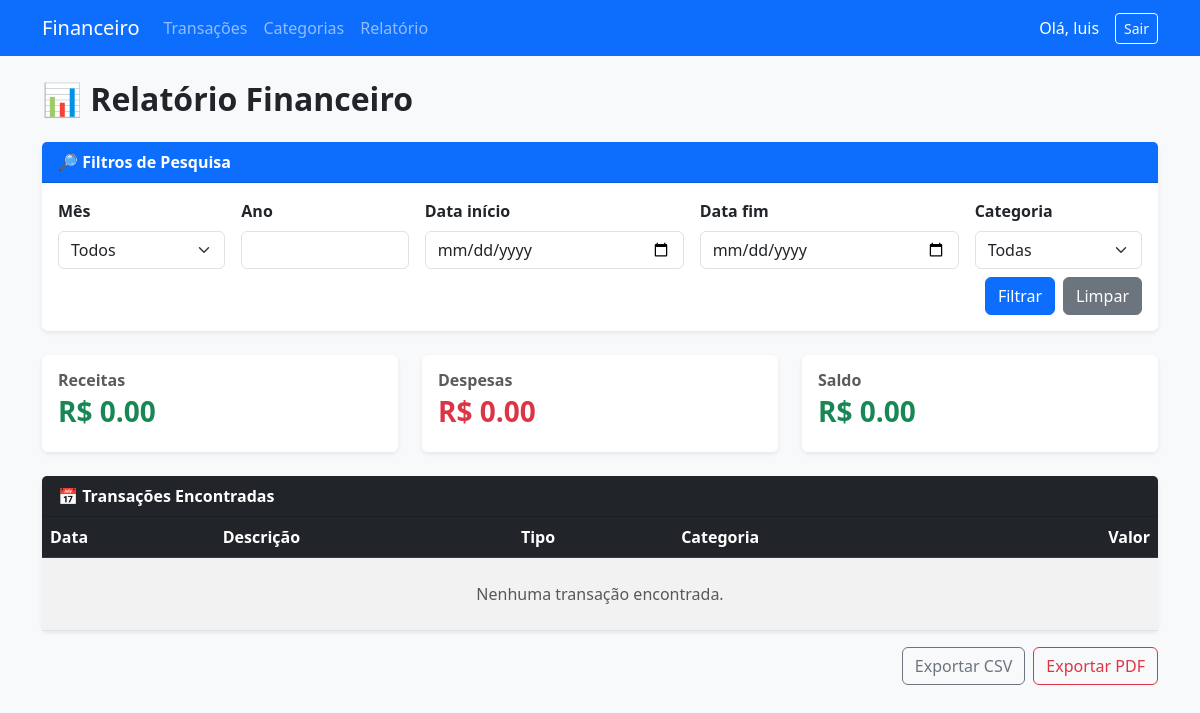
The page /relatorio/ (signed in) on the database as committed earlier.
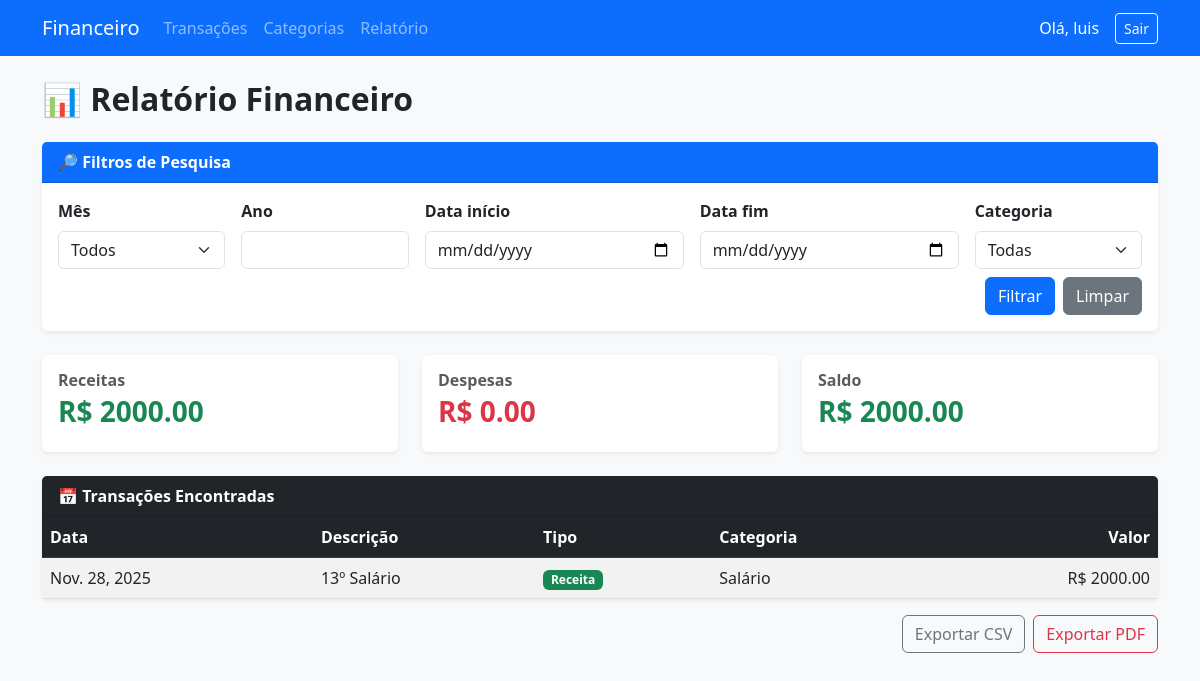
The same page on the database as committed later.
### transacoes/models.py (models this page shows, shortened)
class Transacao(models.Model):
    TIPO_CHOICES = (
        ("R", "Receita"),
        ("D", "Despesa"),
    )
    descricao = models.CharField(max_length=200)
    valor = models.DecimalField(max_digits=10, decimal_places=2)
    data = models.DateField()
    tipo = models.CharField(max_length=10, choices=TIPO_CHOICES)
    categoria = models.ForeignKey(Categoria, on_delete=models.PROTECT)

### categorias/models.py (models this page shows, shortened)
class Categoria(models.Model):
    STATUS_CHOICES = (
        ("Ativa", "Ativa"),
        ("Inativa", "Inativa"),
        ("Excluída", "Excluída"),
    )
    nome = models.CharField(max_length=100)
    status = models.CharField(max_length=20, choices=STATUS_CHOICES, default="Ativa")

### relatorios/views.py (the view, shortened to what this page needs)
# urls.py: path("relatorio/", include("relatorios.urls")),
@login_required
def relatorio(request):
    transacoes = Transacao.objects.all().order_by("-data")
    mes = request.GET.get("mes")
    ano = request.GET.get("ano")
    data_inicio = request.GET.get("data_inicio") or None
    data_fim = request.GET.get("data_fim") or None
    categoria = request.GET.get("categoria")
    if mes and ano:
        transacoes = transacoes.filter(
            data__month=int(mes),
            data__year=int(ano)
        )
    if data_inicio and data_inicio.strip():
        transacoes = transacoes.filter(data__gte=data_inicio)
    if data_fim and data_fim.strip():
        transacoes = transacoes.filter(data__lte=data_fim)
    if categoria:
        transacoes = transacoes.filter(categoria_id=categoria)
    total_receitas = transacoes.filter(tipo__iexact="R").aggregate(Sum("valor"))['valor__sum'] or 0
    total_despesas = transacoes.filter(tipo__iexact="D").aggregate(Sum("valor"))['valor__sum'] or 0
    saldo = total_receitas - total_despesas
    categorias = Categoria.objects.exclude(status="Excluída")
    return render(request, "relatorios/relatorio.html", {
        "transacoes": transacoes,
        "meses": MESES,
        "categorias": categorias,
        "total_receitas": total_receitas,
        "total_despesas": total_despesas,
        "saldo": saldo
    })

### relatorios/templates/relatorios/relatorio.html (shortened to what this page needs)
{% extends "core/base.html" %}
{% block conteudo %}
<h2 class="mb-4 fw-bold">📊 Relatório Financeiro</h2>
<div class="card shadow-sm border-0 mb-4">
    <div class="card-header bg-primary text-white fw-bold">
        🔎 Filtros de Pesquisa
    </div>
    <div class="card-body">
        <form method="GET" class="row g-3">
            <div class="col-md-2">
                <label class="form-label fw-semibold">Mês</label>
                <select name="mes" class="form-select">
                    <option value="">Todos</option>
                </select>
            </div>
            <div class="col-md-2">
                <label class="form-label fw-semibold">Ano</label>
                <input type="number" name="ano" class="form-control"
                       value="{{ request.GET.ano }}">
            </div>
            <div class="col-md-3">
                <label class="form-label fw-semibold">Data início</label>
                <input type="date" name="data_inicio" class="form-control"
                       value="{{ request.GET.data_inicio }}">
            </div>
            <div class="col-md-3">
                <label class="form-label fw-semibold">Data fim</label>
                <input type="date" name="data_fim" class="form-control"
                       value="{{ request.GET.data_fim }}">
            </div>
            <div class="col-md-2">
                <label class="form-label fw-semibold">Categoria</label>
                <select name="categoria" class="form-select">
                    <option value="">Todas</option>
                </select>
            </div>
            <div class="col-12 d-flex justify-content-end mt-2">
                <button class="btn btn-primary me-2">Filtrar</button>
                <a href="{% url 'relatorio' %}" class="btn btn-secondary">Limpar</a>
            </div>
        </form>
    </div>
</div>
<div class="row mb-4">
    <div class="col-md-4">
        <div class="card shadow-sm border-0 h-100">
            <div class="card-body d-flex justify-content-between align-items-center">
                <div>
                    <h6 class="text-muted mb-1 fw-semibold">Receitas</h6>
                    <h3 class="text-success fw-bold">R$ {{ total_receitas|floatformat:2 }}</h3>
                </div>
            </div>
        </div>
    </div>
    <div class="col-md-4">
        <div class="card shadow-sm border-0 h-100">
            <div class="card-body d-flex justify-content-between align-items-center">
                <div>
                    <h6 class="text-muted mb-1 fw-semibold">Despesas</h6>
                    <h3 class="text-danger fw-bold">R$ {{ total_despesas|floatformat:2 }}</h3>
                </div>
            </div>
        </div>
    </div>
    <div class="col-md-4">
        <div class="card shadow-sm border-0 h-100">
            <div class="card-body d-flex justify-content-between align-items-center">
                <div>
                    <h6 class="text-muted mb-1 fw-semibold">Saldo</h6>
                    <h3 class="fw-bold {% if saldo < 0 %}text-danger{% else %}text-success{% endif %}">
                        R$ {{ saldo|floatformat:2 }}
                    </h3>
                </div>
            </div>
        </div>
    </div>
</div>
<div class="card shadow-sm border-0 mb-3">
    <div class="card-header bg-dark text-white fw-bold">
        📅 Transações Encontradas
    </div>
    <div class="card-body p-0">
        <table class="table table-hover table-striped mb-0">
            <thead class="table-dark">
                <tr>
                    <th>Data</th>
                    <th>Descrição</th>
                    <th>Tipo</th>
                    <th>Categoria</th>
                    <th class="text-end">Valor</th>
                </tr>
            </thead>
            <tbody>
                {% for t in transacoes %}
                <tr>
                    <td>{{ t.data }}</td>
                    <td>{{ t.descricao }}</td>
                    <td>
                        {% if t.tipo == "R" %}
                            <span class="badge bg-success">Receita</span>
                        {% else %}
                            <span class="badge bg-danger">Despesa</span>
                        {% endif %}
                    </td>
                    <td>{{ t.categoria.nome }}</td>
                    <td class="text-end">R$ {{ t.valor|floatformat:2 }}</td>
                </tr>
                {% empty %}
                <tr>
                    <td colspan="5" class="text-center text-muted py-4">
                        Nenhuma transação encontrada.
                    </td>
                </tr>
                {% endfor %}
            </tbody>
        </table>
    </div>
</div>
<div class="d-flex justify-content-end gap-2">
    <a href="?{{ request.GET.urlencode }}&export=csv" class="btn btn-outline-secondary">
        Exportar CSV
    </a>
    <a href="?{{ request.GET.urlencode }}&export=pdf" class="btn btn-outline-danger">
        Exportar PDF
    </a>
</div>
{% endblock %}

### core/templates/core/base.html (shortened to what this page needs)
<!doctype html>
<html lang="pt-br">
<head>
    <link href="https://cdn.jsdelivr.net/npm/bootstrap@5.3.0/dist/css/bootstrap.min.css" rel="stylesheet">
</head>
<body class="bg-light">
    <nav class="navbar navbar-expand-lg navbar-dark bg-primary mb-4">
        <div class="container">
            <a class="navbar-brand" href="/">Financeiro</a>
            <div class="collapse navbar-collapse" id="menuPrincipal">
                {% if user.is_authenticated %}
                <ul class="navbar-nav me-auto">
                    <li class="nav-item">
                        <a class="nav-link" href="{% url 'listar_transacoes' %}">Transações</a>
                    </li>
                    <li class="nav-item">
                        <a class="nav-link" href="{% url 'listar_categorias' %}">Categorias</a>
                    </li>
                    <li class="nav-item">
                        <a class="nav-link" href="{% url 'relatorio' %}">Relatório</a>
                    </li>
                </ul>
                {% endif %}
                <div class="d-flex align-items-center">
                    {% if user.is_authenticated %}
                    <span class="text-white me-3">Olá, {{ user.username }}</span>
                    <form action="{% url 'logout' %}" method="POST">
                        <button type="submit" class="btn btn-outline-light btn-sm">Sair</button>
                    </form>
                    {% else %}
                    <a class="btn btn-light" href="{% url 'login' %}">Entrar</a>
                    {% endif %}
                </div>
            </div>
        </div>
    </nav>
    <div class="container">
        {% block conteudo %}{% endblock %}
    </div>
</body>
</html>

Rows that differ between the two databases and show on the page:
added Transacao: data "Nov. 28, 2025", descricao "13º Salário", tipo "Receita", categoria.nome "Salário", valor "2000.00"
Other text that changed with them:
{{ total_receitas|floatformat:2 }}: "0.00" → "2000.00"
{{ saldo|floatformat:2 }}: "0.00" → "2000.00"
text no longer shown: "Nenhuma transação encontrada."
